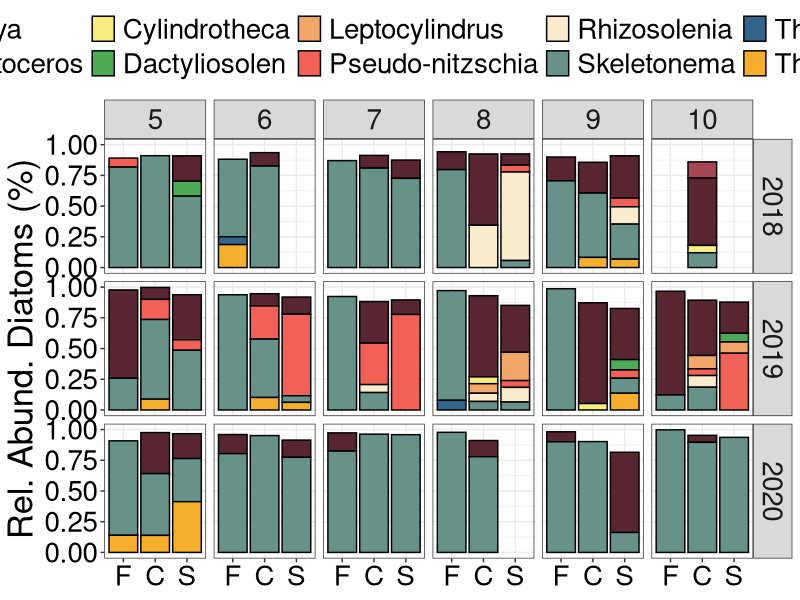
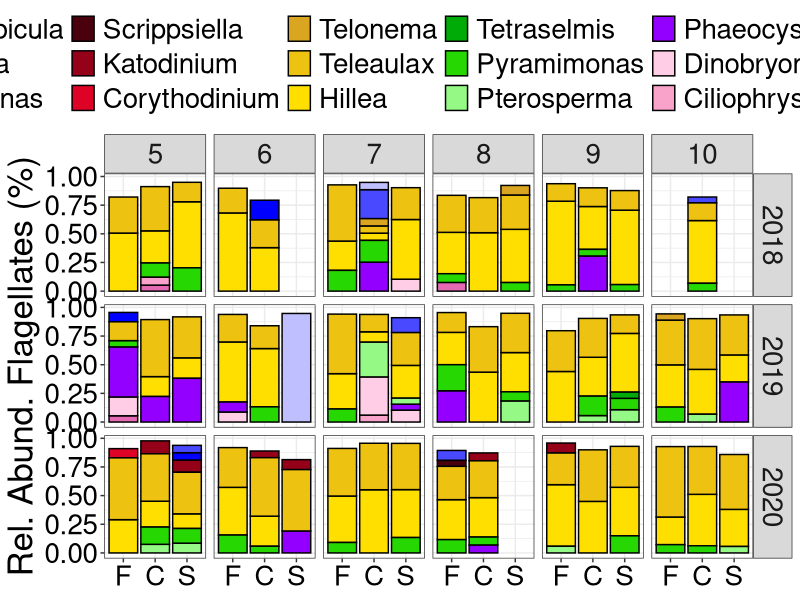
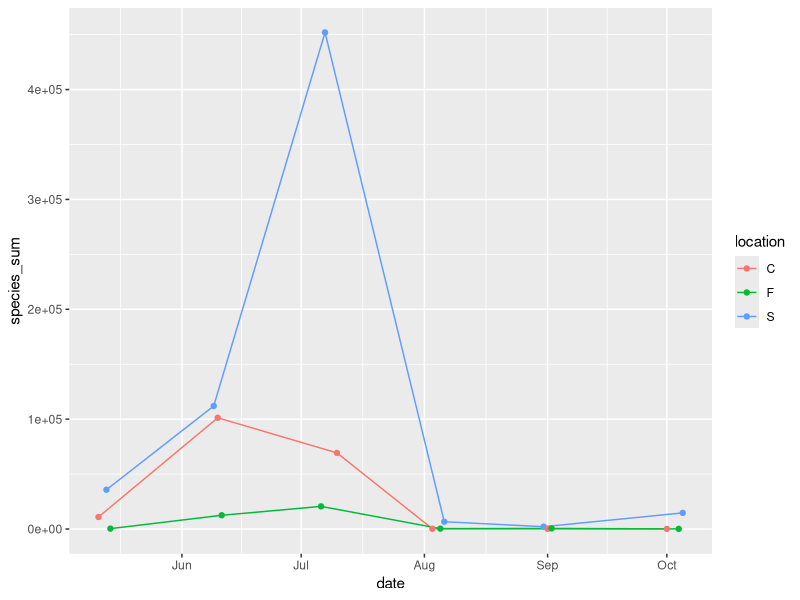
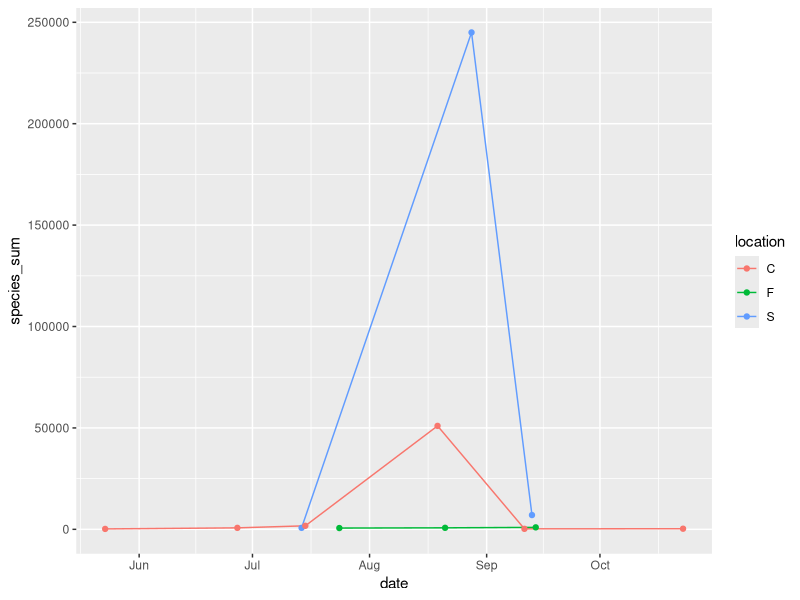
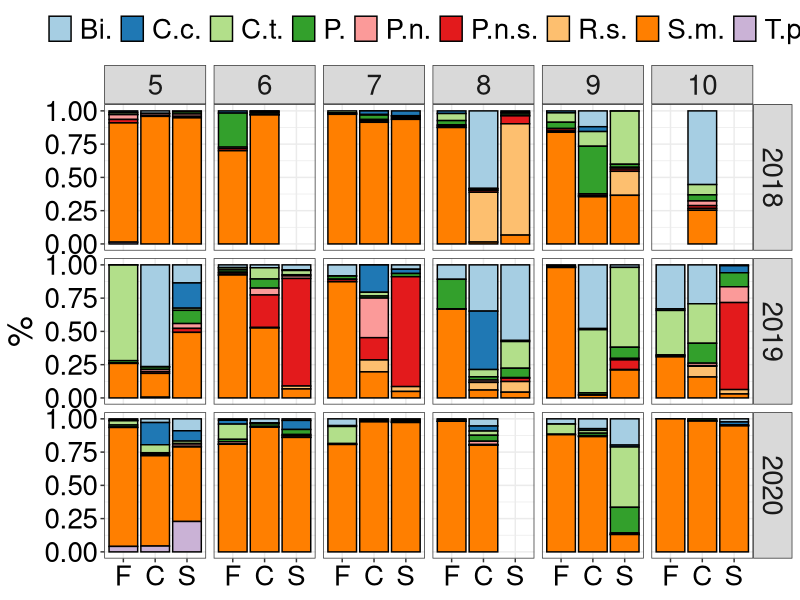
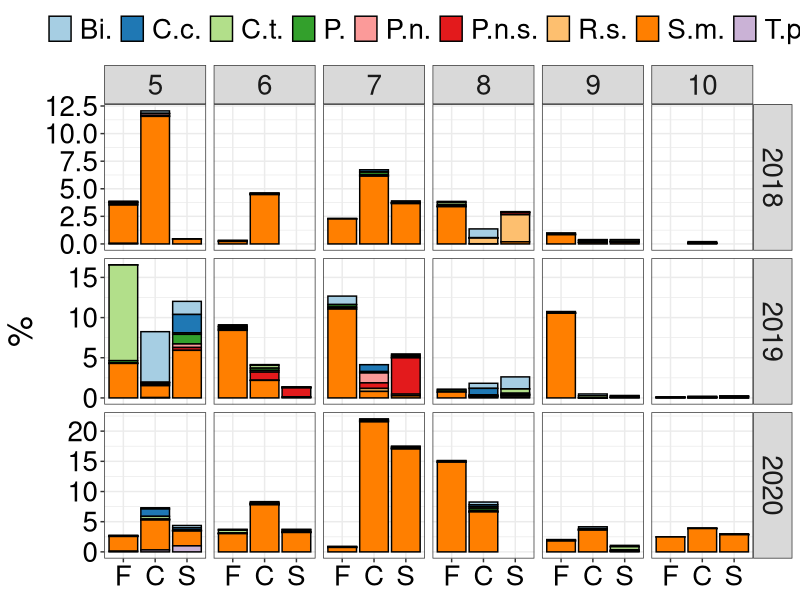
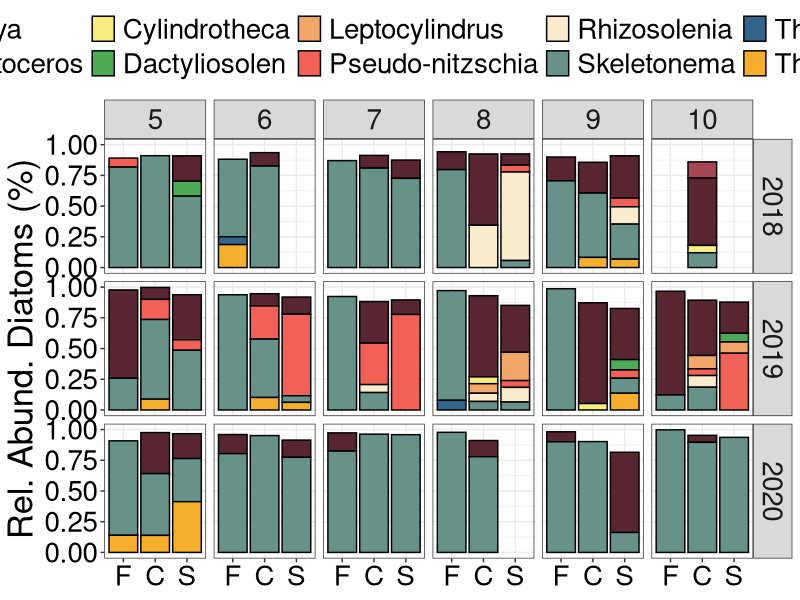
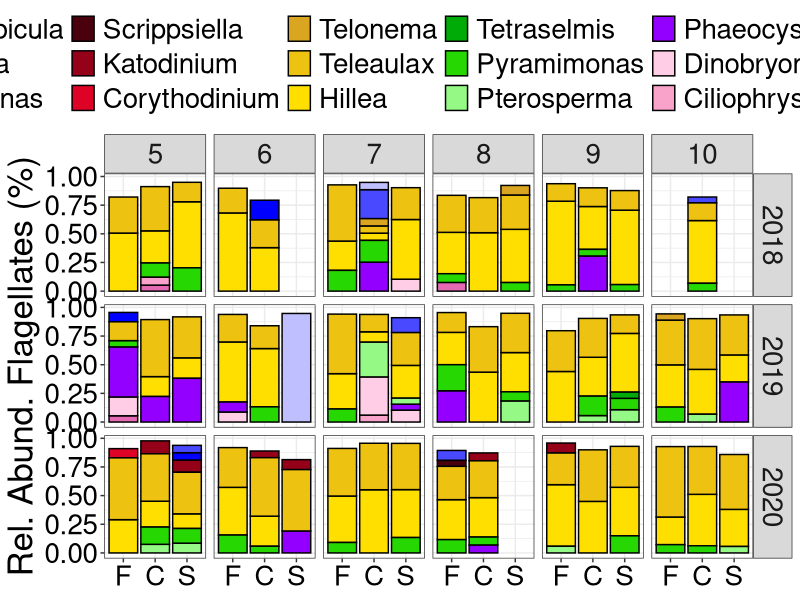

The R script that drew these images, in order: (Note: this script raises an error after producing the figures.)
## ---- chunk 1
#Upload packages
library(tidyverse)
library(readxl)
library(here)
library(patchwork)
library(RColorBrewer)

#Need to go through and test these

## ---- chunk 2
#Upload data from my master data standardization sheet
micro <- read_csv(here("outputs", "micro_master_2021-10-18.csv")) 

#Uploading chl data that has been converted to TChla
chl <- read_csv(here("outputs", "chl_hplc_merged.csv"))

#Uploading datasheet with physical, nutrients, chlorophyll, microscopy and chemtax data.
data <- read_csv(here("outputs", "ctd_merge_2021-11-04_chem.csv"))

## ---- chunk 3
#Remove QU39
micro <- micro %>% 
  filter(!site_id == "QU39")

micro <- micro %>% 
  mutate(year = lubridate::year(date)) %>% 
  relocate(year, .after = date)
## ---- chunk 4
# Changing site_id to location 
micro <- micro %>% 
    mutate(location = case_when(site_id == "DFO2" ~ "F",
                              site_id == "KC10" ~ "C",
                              site_id == "QCS01" ~ "S",
                              TRUE ~ as.character(site_id))) %>% 
  relocate(location, .after = site_id)
## ---- chunk 5
#Trying to look at only species present in 10% of samples
#How many samples

species_10 <- micro %>%
  group_by(scientificName) %>%
  summarise(n_obs = n()) %>%
  ungroup() %>%
  mutate(perc_obs = n_obs/50) %>%
  filter(perc_obs >= 0.10)
# 
species_10_list <- species_10$scientificName
# 
micro <- micro %>% 
  filter(scientificName %in% species_10_list)

## ---- chunk 6
#Goal is to show the prominent diatom species for each sampling date

#1 Look at what species were dominant for each sample
micro_diat <- micro %>% 
  filter(class == "Bacillariophyceae") %>% 
  group_by(date, site_id) %>% 
  mutate(total_abund = sum(species_sum)) %>% 
  ungroup() %>% 
  mutate(diat_perc = species_sum/total_abund)

# micro_diat_order <- micro_diat %>% 
#   group_by(date, site_id) %>%
#   mutate(diat_rank = order(order(species_sum, decreasing = TRUE))) %>% 
#   ungroup()

micro_diat_stats <- micro_diat %>% 
  group_by(site_id, scientificName) %>% 
  summarise(med_abund = median(species_sum),
            med_perc = median(diat_perc)) %>% 
  mutate_at(vars(med_perc), funs(round(., 2)))


micro_genus <- micro_diat %>% 
  filter(!is.na(genus)) %>% 
  group_by(date, site_id, location, month_surv, genus) %>% 
  summarize(sum_genus = sum(species_sum)) %>% 
  ungroup() %>% 
  group_by(date, site_id) %>% 
  mutate(sum_all = sum(sum_genus)) %>% 
  ungroup() %>% 
  mutate(perc_genus = sum_genus/sum_all,
         year = lubridate::year(date))
## ---- chunk 7

#Order locations from fjord to shelf
order_loc <- c("F", "C", "S")

#Chemtax - Specify order of phyto groups for figures
micro_genus <- arrange(mutate(micro_genus,
                         location = factor(location, levels = order_loc)))

## ---- chunk 8
#define the colours to use in the figure
colours = c( "#A54657",
             "#582630",
             "#F7EE7F",
             "#4DAA57",
             "#F1A66A",
             "#F26157",
             "#F9ECCC",
             "#679289",
             "#33658A",
             "#F6AE2D")
## ---- chunk 9
micro_genus %>% 
  filter(perc_genus >= 0.05) %>% 
  ggplot(aes(x = as.factor(location), y = perc_genus, 
             fill = genus)) + 
  geom_bar(stat = "identity", position = "stack", color = "black") + 
  facet_grid(year ~ month_surv) +
  scale_fill_manual(values = colours) +  
                    # labels = c("Bi.",
                    #            "C.c.",
                    #            "C.t.",
                    #            "P.",
                    #            "P.n.",
                    #            "P.n.s.",
                    #            "R.s.",
                    #            "S.m.",
                    #            "T.p.")) +
  theme_bw() +
  ylab("Rel. Abund. Diatoms (%)") +
  theme(text = element_text(size = 25),
        axis.title.x = element_blank(),
        # axis.text.y = element_blank(),
        axis.text = element_text(colour = "black"),
        legend.position = "top",
        legend.direction = "horizontal",
        legend.title = element_blank()) +
  guides(fill = guide_legend(nrow = 2))

ggsave(here("figures_rev2", "diat_test_family2.png"),
       width = 14, height = 8, dpi = 300)
## ---- chunk 10
#Goal is to show the prominent diatom species for each sampling date

#1 Look at what species were dominant for each sample
micro_flag <- micro %>% 
  filter(!class == "Bacillariophyceae") %>% 
  group_by(date, site_id) %>% 
  mutate(total_abund = sum(species_sum)) %>% 
  ungroup() %>% 
  mutate(flag_perc = species_sum/total_abund)

# micro_diat_order <- micro_diat %>% 
#   group_by(date, site_id) %>%
#   mutate(diat_rank = order(order(species_sum, decreasing = TRUE))) %>% 
#   ungroup()

flag_diat_stats <- micro_flag %>% 
  group_by(site_id, scientificName) %>% 
  summarise(med_abund = median(species_sum),
            med_perc = median(flag_perc)) %>% 
  mutate_at(vars(med_perc), funs(round(., 2)))


flag_genus <- micro_flag %>% 
  filter(!is.na(genus)) %>% 
  group_by(date, site_id, location, month_surv, genus) %>% 
  summarize(sum_genus = sum(species_sum)) %>% 
  ungroup() %>% 
  group_by(date, site_id) %>% 
  mutate(sum_all = sum(sum_genus)) %>% 
  ungroup() %>% 
  mutate(perc_genus = sum_genus/sum_all,
         year = lubridate::year(date))
## ---- chunk 11
# flag_order <- c("Phaeocystis", "Hillea", "Teleaulax", "Pterosperma",
#                 "Pyramimonas", "Katodinium", "Dinobryon", "Olisthodiscus",
#                 "Metromonas", "Monosiga", "Parvicorbicula")

# flag_order <- c("Parvicorbicula", "Monosiga", "Metromonas", "Olisthodiscus",
#                 "Dinobryon", "Katodinium", "Pyramimonas", "Pterosperma", 
#                 "Teleaulax", "Hillea", "Phaeocystis")

flag_order <- c("Parvicorbicula", "Monosiga", "Metromonas", 
                "Scrippsiella", "Katodinium", "Corythodinium", 
                "Telonema",
                "Teleaulax", "Hillea",
                "Tetraselmis", "Pyramimonas", "Pterosperma",
                "Phaeocystis", 
                "Dinobryon", "Ciliophrys", "Apedinella")

flag_genus <- arrange(mutate(flag_genus,
                         genus = factor(genus, levels = flag_order)))


#Chemtax - Specify order of phyto groups for figures
flag_genus <- arrange(mutate(flag_genus,
                         location = factor(location, levels = order_loc)))

## ---- chunk 12
# colours_flag = c("#E56AB3",
#                  "#F9A3CB",
#                  "#FFCEE6",
#                  "#9300ff",
#                  "#95F985",
#                  "#26D701",
#                  "#00AB08",
#                  "#FFDF00",
#                  "#EDC211",
#                  "#DAA521",
#                  "#8B0000",
#                  "#a23333",
#                  "#c58080",
#                  "#0000FF",
#                  "#4949FF",
#                  "#BFBFFF")


colours_flag = c("#BFBFFF",
                 "#4949FF",
                 "#0000FF",
                 "#4a010d",
                 "#940119",
                 "#de0226",
                 "#DAA521",
                 "#EDC211",
                 "#FFDF00",
                 "#00AB08",
                 "#26D701",
                 "#95F985",
                 "#9300ff",
                 "#FFCEE6",
                 "#F9A3CB",
                 "#E56AB3")
## ---- chunk 13
flag_genus %>% 
  filter(perc_genus >= 0.05) %>% 
  ggplot(aes(x = as.factor(location), y = perc_genus, 
             fill = genus)) + 
  geom_bar(stat = "identity", position = "stack", color = "black") + 
  facet_grid(year ~ month_surv) +
  scale_fill_manual(values = colours_flag) +
  # scale_fill_brewer(palette = "Paired") +  
                    # labels = c("Bi.",
                    #            "C.c.",
                    #            "C.t.",
                    #            "P.",
                    #            "P.n.",
                    #            "P.n.s.",
                    #            "R.s.",
                    #            "S.m.",
                    #            "T.p.")) +
  theme_bw() +
  ylab("Rel. Abund. Flagellates (%)") +
  theme(text = element_text(size = 25),
        axis.title.x = element_blank(),
        # axis.text.y = element_blank(),
        axis.text = element_text(colour = "black"),
        legend.position = "top",
        legend.direction = "horizontal",
        legend.title = element_blank()) +
  guides(fill = guide_legend(nrow = 3))

ggsave(here("figures_rev2", "flag_test_family_no-cryp.png"),
       width = 14, height = 8, dpi = 300)
## ---- chunk 14
micro %>% 
  filter(scientificName == "Pseudo-nitzschia seriata"  & year == "2019") %>% 
  ggplot(aes(x = date, y = species_sum, color = location)) +
  geom_line() +
  geom_point()
## ---- chunk 15
micro %>% 
  filter(scientificName == "Rhizosolenia setigera"  & year == "2018") %>% 
  ggplot(aes(x = date, y = species_sum, color = location)) +
  geom_line() +
  geom_point()

## ---- chunk 16
#What about selecting only species that ever exceed 50000k. Doing a median of these and then plotting. 
diat_gt100k <- micro %>% 
  filter(!site_id == "QU39" & class == "Bacillariophyceae" 
         & species_sum >= 100000) %>%
  distinct(scientificName)

test <- micro %>% 
  filter(scientificName == "Chaetoceros debilis")

diat_gt100k_list <- diat_gt100k$scientificName

diat_test2 <- micro %>% 
  mutate(year = lubridate::year(date)) %>% 
  filter(!site_id == "QU39" 
         & class == "Bacillariophyceae" 
         & scientificName %in% diat_gt100k_list) %>%
  group_by(site_id, year, month_surv, scientificName) %>% 
  summarize(med_count = median(species_sum)) %>% 
  mutate(rank_med = order(order(med_count, decreasing = TRUE))) %>% 
  ungroup()

diat_test2 <- diat_test2 %>% 
    mutate(location = case_when(site_id == "DFO2" ~ "F",
                              site_id == "KC10" ~ "C",
                              site_id == "QCS01" ~ "S",
                              TRUE ~ as.character(site_id))) 

diat_test2 <- arrange(mutate(diat_test2,
                         location = factor(location, levels = order_loc)))
## ---- chunk 17
diat_test2 %>% 
  ggplot(aes(x = as.factor(location), y = med_count, fill = scientificName)) + 
  geom_bar(stat = "identity", position = "fill", color = "black") + 
  facet_grid(year ~ month_surv) + 
  scale_fill_brewer(palette = "Paired", 
                    labels = c("Bi.",
                               "C.c.",
                               "C.t.",
                               "P.",
                               "P.n.",
                               "P.n.s.",
                               "R.s.",
                               "S.m.",
                               "T.p.")) +
  theme_bw() +
  ylab("%") +
  theme(text = element_text(size = 25),
        axis.title.x = element_blank(),
        # axis.text.y = element_blank(),
        axis.text = element_text(colour = "black"),
        legend.position = "top",
        legend.direction = "horizontal",
        legend.title = element_blank()) +
  guides(fill = guide_legend(nrow = 1))

ggsave(here("figures_rev2", "diat_test.png"), 
       width = 12, height = 8, dpi = 300)
## ---- chunk 18
diat_test2 %>% 
  ggplot(aes(x = as.factor(location), y = (med_count/100000),
             fill = scientificName)) + 
  geom_bar(stat = "identity", position = "stack", color = "black") + 
  facet_grid(year ~ month_surv, scales = "free_y") + 
  scale_fill_brewer(palette = "Paired", 
                    labels = c("Bi.",
                               "C.c.",
                               "C.t.",
                               "P.",
                               "P.n.",
                               "P.n.s.",
                               "R.s.",
                               "S.m.",
                               "T.p.")) +
  theme_bw() +
  ylab("%") +
  theme(text = element_text(size = 25),
        axis.title.x = element_blank(),
        # axis.text.y = element_blank(),
        axis.text = element_text(colour = "black"),
        legend.position = "top",
        legend.direction = "horizontal",
        legend.title = element_blank()) +
  guides(fill = guide_legend(nrow = 1))

ggsave(here("figures_rev2", "diat_test_abund.png"), 
       width = 12, height = 8, dpi = 300)
## ---- chunk 19
coeff <- 12.5

diat_test2 %>% 
  ggplot() + 
  geom_bar(aes(x = as.factor(location), y = med_count, fill = scientificName),
           stat = "identity", position = "fill", color = "black") + 
  geom_point(aes(x = as.factor(location), y = chl/coeff), pch = 21,
             color = "Black", fill = "white", stroke = 1.5, size = 3) +
  scale_y_continuous(sec.axis = sec_axis(~ . *coeff, name = "TChla")) +
  facet_grid(year ~ month_surv) + 
  # geom_text(aes(label = year), x = Inf, y = Inf, hjust = 1.5, vjust = 1.5,
            # check_overlap = TRUE) +
  scale_fill_brewer(palette = "Paired", 
                    labels = c("Bi.",
                               "C.c.",
                               "C.t.",
                               "P.",
                               "P.n.",
                               "P.n.s.",
                               "R.s.",
                               "S.m.",
                               "T.p.")) +
  theme_bw() +
  ylab("%") +
  theme(text = element_text(size = 25),
        axis.title.x = element_blank(),
        # axis.text.y = element_blank(),
        axis.text = element_text(colour = "black"),
        legend.position = "top",
        legend.direction = "horizontal",
        legend.title = element_blank()) +
  guides(fill = guide_legend(nrow = 1))

ggsave(here("figures_rev2", "diat_test_perc_tchla.png"), 
       width = 12, height = 8, dpi = 300)
